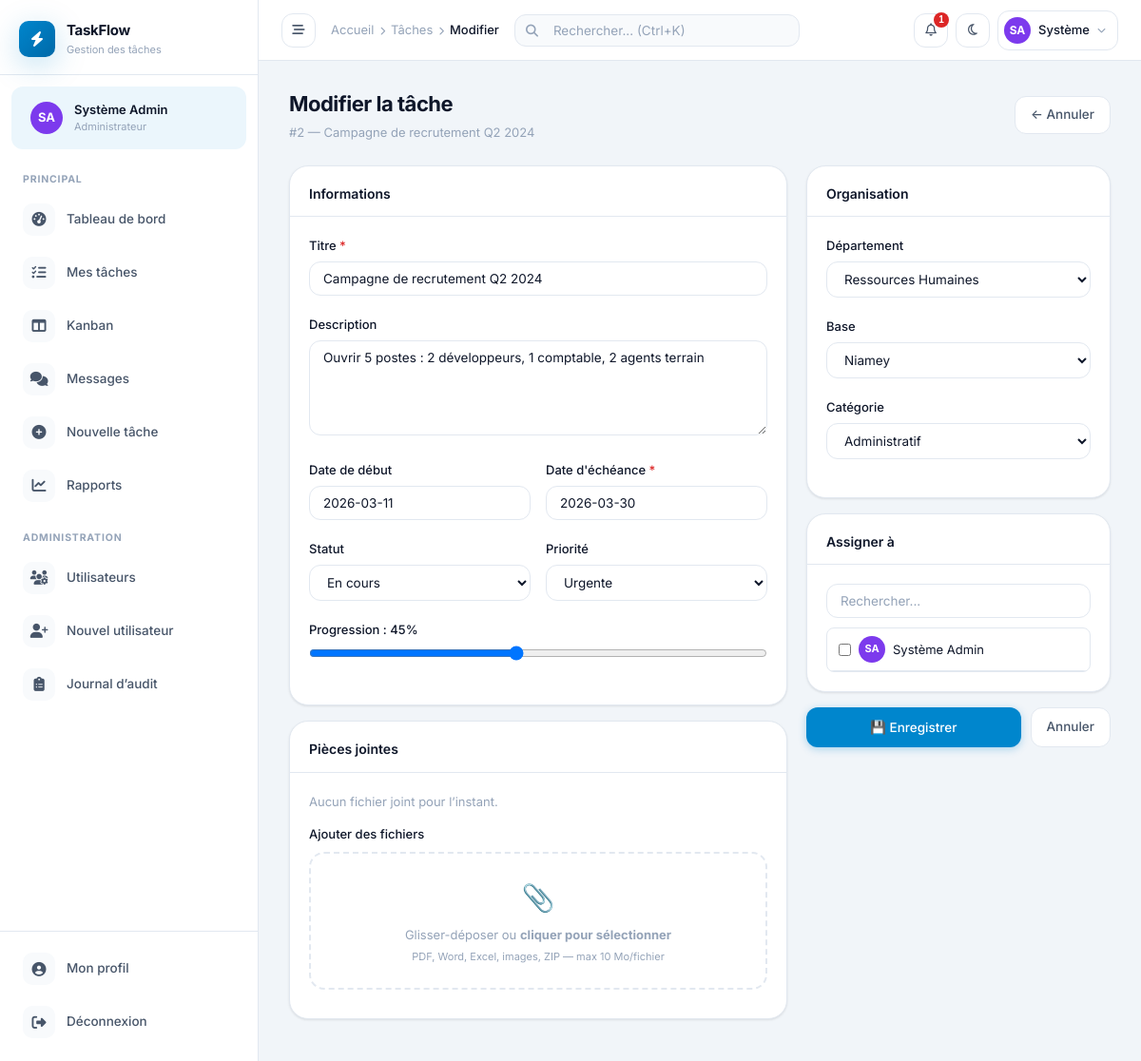
/pages/tasks/edit.php?id=2 (signed in), run on the app's committed database.
### tables this page shows
CREATE TABLE IF NOT EXISTS `users` (
  `id`           INT UNSIGNED AUTO_INCREMENT PRIMARY KEY,
  `nom`          VARCHAR(100) NOT NULL,
  `prenom`       VARCHAR(100) NOT NULL,
  `email`         VARCHAR(200) NOT NULL UNIQUE,
  `notify_email`  TINYINT(1) NOT NULL DEFAULT 1 COMMENT '1 = recevoir les notifications par e-mail',
  `password`      VARCHAR(255) NOT NULL,
  `role`         ENUM('employe','superviseur','chef_dept','cheffe_mission','admin') DEFAULT 'employe',
  `departement_id` INT UNSIGNED DEFAULT NULL,
  `base_id`      INT UNSIGNED DEFAULT NULL,
  `photo`        VARCHAR(255) DEFAULT NULL,
  `telephone`    VARCHAR(30) DEFAULT NULL,
  `poste`        VARCHAR(150) DEFAULT NULL,
  `actif`        TINYINT(1) DEFAULT 1,
  `last_login`   DATETIME DEFAULT NULL,
  `created_at`   TIMESTAMP DEFAULT CURRENT_TIMESTAMP,
  `updated_at`   TIMESTAMP DEFAULT CURRENT_TIMESTAMP ON UPDATE CURRENT_TIMESTAMP,
  FOREIGN KEY (`departement_id`) REFERENCES `departements`(`id`) ON DELETE SET NULL,
  FOREIGN KEY (`base_id`) REFERENCES `bases`(`id`) ON DELETE SET NULL
);

CREATE TABLE IF NOT EXISTS `taches` (
  `id`                   INT UNSIGNED AUTO_INCREMENT PRIMARY KEY,
  `titre`                VARCHAR(255) NOT NULL,
  `description`          TEXT,
  `statut`               ENUM('pas_fait','en_cours','en_attente','termine','annule','en_retard','rejete') DEFAULT 'pas_fait',
  `priorite`             ENUM('basse','normale','haute','urgente') DEFAULT 'normale',
  `date_creation`        DATETIME DEFAULT CURRENT_TIMESTAMP,
  `date_debut`           DATE DEFAULT NULL,
  `date_echeance`        DATE NOT NULL,
  `date_cloture`         DATETIME DEFAULT NULL,
  `createur_id`          INT UNSIGNED NOT NULL,
  `departement_id`       INT UNSIGNED DEFAULT NULL,
  `base_id`              INT UNSIGNED DEFAULT NULL,
  `categorie_id`         INT UNSIGNED DEFAULT NULL,
  `pourcentage`          TINYINT UNSIGNED DEFAULT 0,
  `tache_parente_id`     INT UNSIGNED DEFAULT NULL,
  `updated_at`           TIMESTAMP DEFAULT CURRENT_TIMESTAMP ON UPDATE CURRENT_TIMESTAMP,
  FOREIGN KEY (`createur_id`)      REFERENCES `users`(`id`),
  FOREIGN KEY (`departement_id`)   REFERENCES `departements`(`id`) ON DELETE SET NULL,
  FOREIGN KEY (`base_id`)          REFERENCES `bases`(`id`) ON DELETE SET NULL,
  FOREIGN KEY (`categorie_id`)     REFERENCES `categories`(`id`) ON DELETE SET NULL,
  FOREIGN KEY (`tache_parente_id`) REFERENCES `taches`(`id`) ON DELETE SET NULL
);

CREATE TABLE IF NOT EXISTS `departements` (
  `id`         INT UNSIGNED AUTO_INCREMENT PRIMARY KEY,
  `nom`        VARCHAR(100) NOT NULL,
  `base_id`    INT UNSIGNED,
  `chef_id`    INT UNSIGNED DEFAULT NULL,
  `actif`      TINYINT(1) DEFAULT 1,
  `created_at` TIMESTAMP DEFAULT CURRENT_TIMESTAMP,
  FOREIGN KEY (`base_id`) REFERENCES `bases`(`id`) ON DELETE SET NULL
);

CREATE TABLE IF NOT EXISTS `bases` (
  `id`         INT UNSIGNED AUTO_INCREMENT PRIMARY KEY,
  `nom`        VARCHAR(100) NOT NULL,
  `code`       VARCHAR(20)  NOT NULL UNIQUE,
  `region`     VARCHAR(100),
  `actif`      TINYINT(1) DEFAULT 1,
  `created_at` TIMESTAMP DEFAULT CURRENT_TIMESTAMP
);

CREATE TABLE IF NOT EXISTS `categories` (
  `id`         INT UNSIGNED AUTO_INCREMENT PRIMARY KEY,
  `nom`        VARCHAR(100) NOT NULL,
  `couleur`    VARCHAR(7) DEFAULT '#6B7280',
  `created_at` TIMESTAMP DEFAULT CURRENT_TIMESTAMP
);

### pages/tasks/edit.php (the view, shortened to what the rows shown need)
<?php
require_once __DIR__ . '/../../includes/layout_init.php';
$taskId = (int)($_GET['id'] ?? 0);
$pdo  = getDB();
$stmt = $pdo->prepare("SELECT * FROM taches WHERE id=?");
$stmt->execute([$taskId]);
$task = $stmt->fetch();
$currentAssignes = $pdo->prepare("SELECT user_id FROM taches_assignees WHERE tache_id=?");
$currentAssignes->execute([$taskId]);
$assignedIds = array_column($currentAssignes->fetchAll(), 'user_id');
$users  = $pdo->query("SELECT id,prenom,nom,role FROM users WHERE actif=1 ORDER BY nom")->fetchAll();
$depts  = $pdo->query("SELECT id,nom FROM departements WHERE actif=1 ORDER BY nom")->fetchAll();
$bases  = $pdo->query("SELECT id,nom FROM bases WHERE actif=1 ORDER BY nom")->fetchAll();
$cats   = $pdo->query("SELECT id,nom FROM categories ORDER BY nom")->fetchAll();
require_once __DIR__ . '/../../includes/header.php';
?>
<div class="page-header">
  <div>
    <div class="page-title">Modifier la tâche</div>
    <div class="page-subtitle">#<?= $taskId ?> — <?= sanitize(mb_substr($task['titre'],0,60)) ?></div>
  </div>
</div>
<form method="POST" enctype="multipart/form-data">
<div style="display:grid;grid-template-columns:1fr 320px;gap:20px">
  <div>
    <div class="card" style="margin-bottom:16px">
      <div class="card-body">
        <div class="form-group">
          <label class="form-label">Titre <span class="req">*</span></label>
          <input type="text" name="titre" class="form-control" value="<?= sanitize($task['titre']) ?>" required>
        </div>
        <div class="form-group">
          <label class="form-label">Description</label>
          <textarea name="description" class="form-control" rows="5"><?= sanitize($task['description'] ?? '') ?></textarea>
        </div>
        <div class="form-row">
          <div class="form-group">
            <label class="form-label">Date de début</label>
            <input type="text" name="date_debut" class="form-control datepicker" value="<?= sanitize($task['date_debut'] ?? '') ?>">
          </div>
          <div class="form-group">
            <label class="form-label">Date d'échéance <span class="req">*</span></label>
            <input type="text" name="date_echeance" class="form-control datepicker-future" value="<?= sanitize($task['date_echeance']) ?>" required>
          </div>
        </div>
        <div class="form-row">
          <div class="form-group">
            <label class="form-label">Statut</label>
            <select name="statut" class="form-control">
              <?php foreach (TASK_STATUSES as $k => $s): ?>
                <?php if ($k==='en_retard') continue; ?>
                <option value="<?= $k ?>" <?= $task['statut']===$k?'selected':'' ?>><?= $s['label'] ?></option>
              <?php endforeach; ?>
            </select>
          </div>
          <div class="form-group">
            <label class="form-label">Priorité</label>
            <select name="priorite" class="form-control">
              <?php foreach (TASK_PRIORITIES as $k => $p): ?>
                <option value="<?= $k ?>" <?= $task['priorite']===$k?'selected':'' ?>><?= $p['label'] ?></option>
              <?php endforeach; ?>
            </select>
          </div>
        </div>
        <div class="form-group">
          <label class="form-label">Progression : <span id="pourcLabel"><?= (int)$task['pourcentage'] ?>%</span></label>
          <input type="range" name="pourcentage" min="0" max="100" value="<?= (int)$task['pourcentage'] ?>"
            oninput="document.getElementById('pourcLabel').textContent=this.value+'%'" style="width:100%">
        </div>
      </div>
    </div>
  </div>
  <div>
    <div class="card" style="margin-bottom:16px">
      <div class="card-body">
        <div class="form-group">
          <label class="form-label">Département</label>
          <select name="departement_id" class="form-control">
            <?php foreach ($depts as $d): ?>
              <option value="<?= $d['id'] ?>" <?= $task['departement_id']==$d['id']?'selected':'' ?>><?= sanitize($d['nom']) ?></option>
            <?php endforeach; ?>
          </select>
        </div>
        <div class="form-group">
          <label class="form-label">Base</label>
          <select name="base_id" class="form-control">
            <?php foreach ($bases as $b): ?>
              <option value="<?= $b['id'] ?>" <?= $task['base_id']==$b['id']?'selected':'' ?>><?= sanitize($b['nom']) ?></option>
            <?php endforeach; ?>
          </select>
        </div>
        <div class="form-group">
          <label class="form-label">Catégorie</label>
          <select name="categorie_id" class="form-control">
            <?php foreach ($cats as $c): ?>
              <option value="<?= $c['id'] ?>" <?= $task['categorie_id']==$c['id']?'selected':'' ?>><?= sanitize($c['nom']) ?></option>
            <?php endforeach; ?>
          </select>
        </div>
      </div>
    </div>
    <div class="card" style="margin-bottom:16px">
      <div class="card-body">
        <div id="userList" style="max-height:200px;overflow-y:auto;border:1px solid var(--border);border-radius:var(--radius-sm)">
          <?php foreach ($users as $u): ?>
          <label style="display:flex;align-items:center;gap:8px;padding:8px 12px;cursor:pointer;border-bottom:1px solid var(--border);font-size:13px">
            <input type="checkbox" name="assignes[]" value="<?= $u['id'] ?>"
              <?= in_array($u['id'], $assignedIds)?'checked':'' ?>>
            <span style="width:28px;height:28px;border-radius:50%;background:<?= getUserColor($u['id']) ?>;color:#fff;display:flex;align-items:center;justify-content:center;font-size:11px;font-weight:700;flex-shrink:0">
              <?= strtoupper(substr($u['prenom'],0,1).substr($u['nom'],0,1)) ?>
            </span>
            <span><?= sanitize($u['prenom'].' '.$u['nom']) ?></span>
          </label>
          <?php endforeach; ?>
        </div>
      </div>
    </div>
  </div>
</div>
</form>
<?php require_once __DIR__ . '/../../includes/footer.php'; ?>

### includes/header.php (shortened to what the rows shown need)
<?php
$initials  = strtoupper(substr($currentUser['prenom'], 0, 1) . substr($currentUser['nom'], 0, 1));
?>
<!DOCTYPE html>
<html lang="fr">
<head>
<link rel="stylesheet" href="<?= APP_URL ?>/assets/css/inter.css">
<link rel="stylesheet" href="<?= APP_URL ?>/assets/css/fontawesome.min.css">
<link rel="stylesheet" href="<?= APP_URL ?>/assets/css/style.css">
<link rel="stylesheet" href="https://cdn.jsdelivr.net/npm/flatpickr/dist/flatpickr.min.css">
</head>
<body>
<div class="app-layout">
<aside class="app-sidebar" id="appSidebar">
  <div class="sidebar-user">
    <div class="user-avatar" style="background:<?= getUserColor($currentUser['id']) ?>">
      <?php if (!empty($currentUser['photo'])): ?>
        <img src="<?= APP_URL.'/uploads/photos/'.sanitize($currentUser['photo']) ?>" alt="">
      <?php else: ?>
        <?= $initials ?>
      <?php endif; ?>
    </div>
    <div class="user-info">
      <span class="user-name"><?= sanitize($currentUser['prenom'].' '.$currentUser['nom']) ?></span>
      <span class="user-role"><?= ROLES[$currentUser['role']] ?? $currentUser['role'] ?></span>
    </div>
  </div>
</aside>
<div class="app-main">
  <header class="app-topbar">
    <div class="topbar-actions">
      <div style="position:relative" id="notifWrap">
        <button type="button" class="topbar-btn" onclick="toggleNotifs()" title="Notifications" aria-expanded="false" aria-controls="notifPanel" aria-label="Notifications">
          <i class="fa-regular fa-bell" aria-hidden="true"></i>
          <?php if ($notifCount > 0): ?>
          <span class="notif-badge"><?= $notifCount ?></span>
          <?php endif; ?>
        </button>
      </div>
      <a href="<?= APP_URL ?>/pages/users/profile.php" class="topbar-user">
        <div class="avatar" style="background:<?= getUserColor($currentUser['id']) ?>">
          <?php if (!empty($currentUser['photo'])): ?>
            <img src="<?= APP_URL.'/uploads/photos/'.sanitize($currentUser['photo']) ?>" alt="" style="width:100%;height:100%;object-fit:cover;border-radius:50%">
          <?php else: ?>
            <?= $initials ?>
          <?php endif; ?>
        </div>
        <span class="user-label"><?= sanitize($currentUser['prenom']) ?></span>
        <i class="fa-solid fa-chevron-down" style="font-size:9px;color:var(--text3)"></i>
      </a>
    </div>
  </header>
  <main class="app-content">

### data on the page
users: initials "SA", prenom+nom "Système Admin", role "Administrateur", id "1", prenom "Système", substr($u['prenom'],0,1).substr($u['nom'],0,1) "SA"
taches: titre "Campagne de recrutement Q2 2024", description "Ouvrir 5 postes : 2 développeurs, 1 comptable, 2 agents terrain", date_debut "2026-03-11", date_echeance "2026-03-30", statut "En cours", priorite "Urgente", pourcentage "45", departement_id "Ressources Humaines", base_id "Niamey", categorie_id "Administratif"

### other printed values
APP_NAME "TaskFlow"
$bc['label'] "Accueil"
$bc['label'] "Tâches"
$bc['label'] "Modifier"
$taskId "2"
